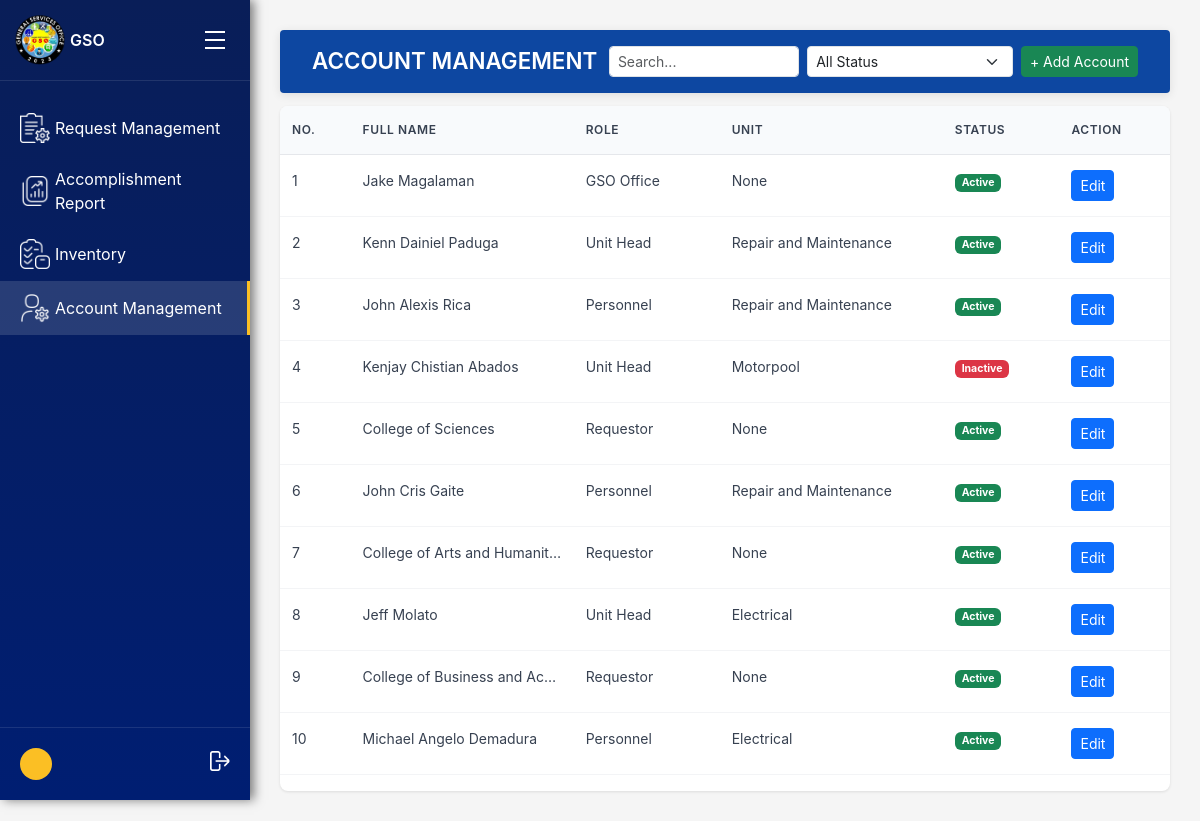
/accounts/accounts/, run on the app's committed database.
### accounts/models.py (models this page shows, shortened)
class User(AbstractUser):
    ROLE_CHOICES = [
        ('gso', 'GSO Office'),       # Admin of the system
        ('unit_head', 'Unit Head'),
        ('personnel', 'Personnel'),
        ('requestor', 'Requestor'),  # Departments (Registrar, Cashier, etc.)
    ]
    UNIT_CHOICES = [
        ('repair and maintenance', 'Repair and Maintenance'),
        ('electrical', 'Electrical'),
        ('utility', 'Utility'),
        ('motorpool', 'Motorpool'),
    ]
    STATUS_CHOICES = [
        ('active', 'Active'),
        ('inactive', 'Inactive'),
    ]
    account_status = models.CharField(max_length=10, choices=STATUS_CHOICES, default='active')
    role = models.CharField(max_length=20, choices=ROLE_CHOICES)
    unit = models.CharField(max_length=50, choices=UNIT_CHOICES, blank=True, null=True)
    department = models.CharField(max_length=255, blank=True, null=True)

### accounts/views.py (the view, shortened to what this page needs)
# urls.py: path('accounts/', views.account_view, name='account_management'),
def account_view(request):
    users = User.objects.all()
    status_filter = request.GET.get('status')
    if status_filter:
        users = users.filter(is_active=(status_filter == 'active'))
    search_query = request.GET.get('user_status')
    return render(request, 'gso_office/accounts/account_management.html', {'users': users})

### templates/gso_office/accounts/account_management.html (shortened to what this page needs)
{% extends "gso_office/gso_base_dashboard.html" %}
{% block main_content %}
<div class="header d-flex align-items-center justify-content-between">
    <h1 class="page-title">ACCOUNT MANAGEMENT</h1>
    <div class="d-flex gap-2">
        <form method="get" class="d-flex gap-2">
            <input
                type="text"
                name="user_status"
                class="form-control form-control-sm"
                placeholder="Search..."
                value="{{ request.GET.user_status }}"
            >
            <select name="status" class="form-select form-select-sm" onchange="this.form.submit()">
                <option value="">All Status</option>
            </select>
        </form>
        <a href="{% url 'add_user' %}" class="btn btn-success btn-sm">+ Add Account</a>
    </div>
</div>
<div class="table-container table-responsive">
    <table class="table">
        <thead>
            <tr>
                <th>NO.</th>
                <th>FULL NAME</th>
                <th>ROLE</th>
                <th>UNIT</th>
                <th>STATUS</th>
                <th>ACTION</th>
            </tr>
        </thead>
        <tbody>
            {% for user in users %}
            <tr>
                <td>{{ forloop.counter }}</td>
                <td>
                    {% if user.role == "requestor" %}
                        {{ user.department }}
                    {% else %}
                        {{ user.get_full_name }}
                    {% endif %}
                </td>
                <td>{{ user.get_role_display }}</td>
                <td>{{ user.get_unit_display }}</td>
                <td>
                    {% if user.is_active %}
                        <span class="badge bg-success">Active</span>
                    {% else %}
                        <span class="badge bg-danger">Inactive</span>
                    {% endif %}
                </td>
                <td>
                    <a href="{% url 'edit_user' user.id %}" class="btn btn-sm btn-primary">Edit</a>
                </td>
            </tr>
            {% empty %}
            <tr>
                <td colspan="6">No users found.</td>
            </tr>
            {% endfor %}
        </tbody>
    </table>
</div>
{% endblock %}

### static/css/gso_dashboard.css (style rules this page uses)
* { margin: 0; padding: 0; box-sizing: border-box; }
body { font-family: -apple-system, BlinkMacSystemFont, 'Segoe UI', Roboto, sans-serif; background-color: #f5f5f5; display: flex; min-height: 100vh; }
.header { position: sticky; top: 0; left: 0; right: 0; z-index: 1; background: #0d47a1; color: #fff; padding: 1rem 2rem; margin-bottom: 0.8rem; border-radius: 4px; box-shadow: 0 2px 10px rgba(0,0,0,0.1); display: flex; justify-content: space-between; align-items: center; }
.page-title { font-size: 1.4rem; font-weight: 600; margin: 0; color: #fff; }
.header input.form-control-sm, .header select.form-select-sm { min-width: 160px; }
.table-container { background: white; border-radius: 8px; box-shadow: 0 1px 3px rgba(0, 0, 0, 0.1); overflow: hidden; }
.table { width: 100%; border-collapse: collapse; }
.table td { max-width: 150px; white-space: nowrap; overflow: hidden; text-overflow: ellipsis; }
.table th { background-color: #f8fafc; padding: 15px 12px; text-align: left; font-weight: 600; font-size: 12px; color: #374151; text-transform: uppercase; letter-spacing: 0.05em; border-bottom: 1px solid #e5e7eb; }
.table td { padding: 15px 12px; border-bottom: 1px solid #f3f4f6; font-size: 14px; color: #374151; }

### data on the page
User: get_full_name "Jake Magalaman", role "GSO Office", unit "None", is_active "Active"
User: get_full_name "Kenn Dainiel Paduga", role "Unit Head", unit "Repair and Maintenance", is_active "Active"
User: get_full_name "John Alexis Rica", role "Personnel", unit "Repair and Maintenance", is_active "Active"
User: get_full_name "Kenjay Chistian Abados", role "Unit Head", unit "Motorpool", is_active "Inactive"
User: department "College of Sciences", role "Requestor", unit "None", is_active "Active"
User: get_full_name "John Cris Gaite", role "Personnel", unit "Repair and Maintenance", is_active "Active"
User: department "College of Arts and Humanit…", role "Requestor", unit "None", is_active "Active"
User: get_full_name "Jeff Molato", role "Unit Head", unit "Electrical", is_active "Active"
User: department "College of Business and Ac…", role "Requestor", unit "None", is_active "Active"
User: get_full_name "Michael Angelo Demadura", role "Personnel", unit "Electrical", is_active "Active"
